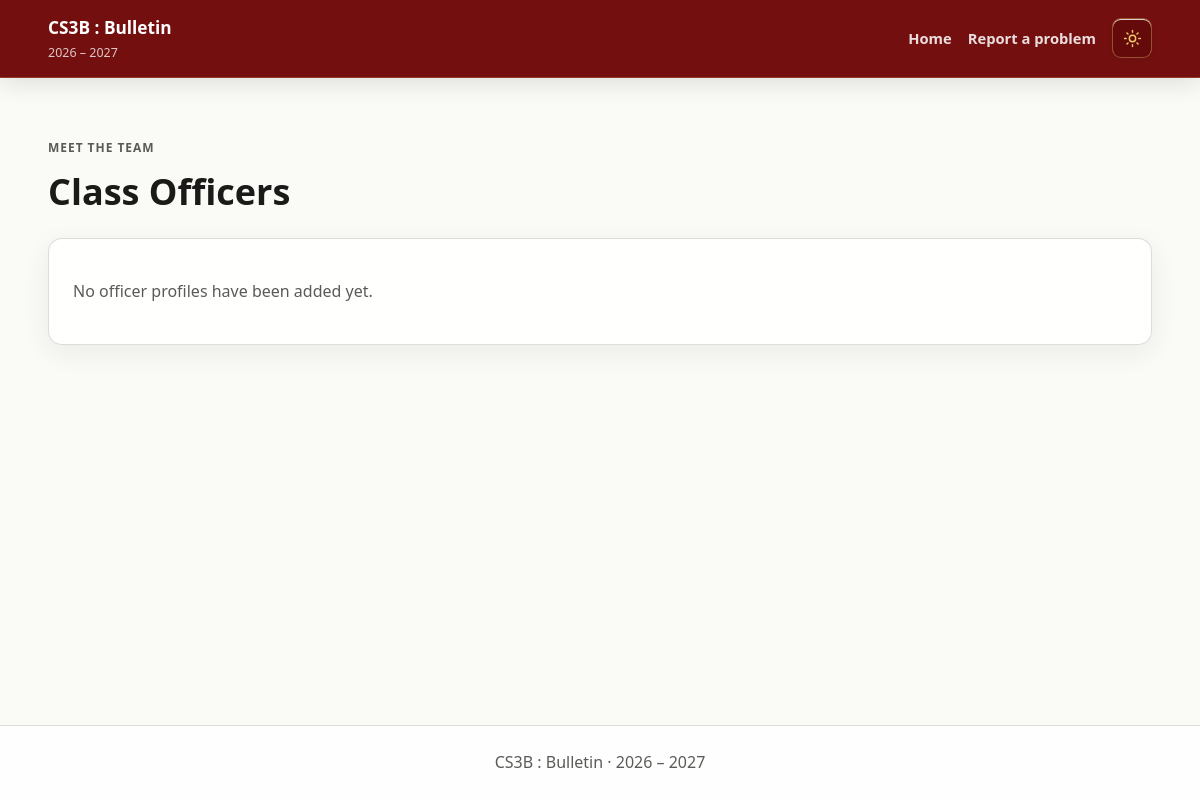
Page /officers.php on the earlier database version.
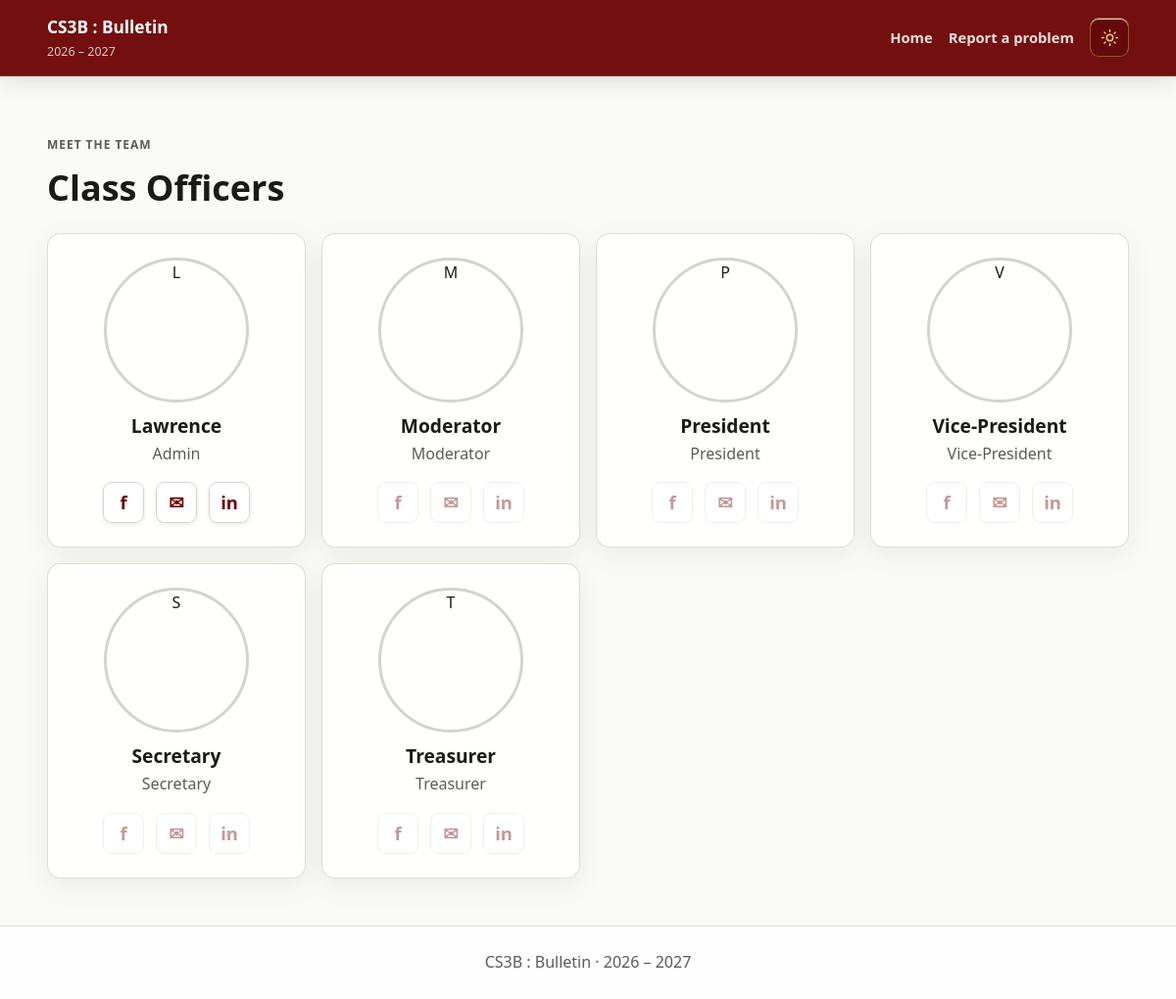
Same page on the later database version.
### tables this page shows
CREATE TABLE users (
 id INT UNSIGNED AUTO_INCREMENT PRIMARY KEY,
 name VARCHAR(120) NOT NULL,
 email VARCHAR(190) NOT NULL UNIQUE,
 password VARCHAR(255) NOT NULL,
 default_password VARCHAR(255) NOT NULL,
 role ENUM('admin','officer','moderator','president','vice_president','secretary','treasurer') NOT NULL DEFAULT 'officer',
 photo_path VARCHAR(255) NULL,
 contact_email VARCHAR(190) NULL,
 facebook_url VARCHAR(500) NULL,
 linkedin_url VARCHAR(500) NULL,
 created_at TIMESTAMP DEFAULT CURRENT_TIMESTAMP
);

### functions.php (called while the page is built, shortened)
<?php
function e($value) {
    return htmlspecialchars((string)$value, ENT_QUOTES, 'UTF-8');
}
function role_label($role) {
    $labels = [
        'admin' => 'Admin',
        'officer' => 'Officer',
        'moderator' => 'Moderator',
        'president' => 'President',
        'vice_president' => 'Vice-President',
        'secretary' => 'Secretary',
        'treasurer' => 'Treasurer',
    ];
    return $labels[$role] ?? 'Officer';
}

### officers.php (the view, shortened to what this page needs)
<?php
require 'config.php'; require 'functions.php';
$officers = $pdo->query("SELECT name,role,photo_path,contact_email,facebook_url,linkedin_url FROM users WHERE role IN ('admin','officer','moderator','president','vice_president','secretary','treasurer') ORDER BY FIELD(role,'admin','moderator','president','vice_president','secretary','treasurer','officer'),name")->fetchAll();
?>
<!doctype html><html><head><link rel="stylesheet" href="assets/style.css"></head><body>
<header class="top"><div><strong>CS3B : Bulletin</strong><span>2026 – 2027</span></div><nav><a href="./">Home</a><a href="report-a-problem">Report a problem</a></nav></header>
<main class="container"><div class="dashhead"><div><p class="eyebrow">MEET THE TEAM</p><h1>Class Officers</h1></div></div>
<?php if(!$officers): ?><div class="card"><p>No officer profiles have been added yet.</p></div><?php endif; ?>
<div class="officer-grid"><?php foreach($officers as $officer): ?><article class="card officer-card">
<?php if($officer['photo_path']): ?><img class="officer-photo" src="<?=e($officer['photo_path'])?>" alt="<?=e($officer['name'])?> profile photo"><?php else: ?><div class="officer-photo officer-placeholder" aria-label="No photo uploaded for <?=e($officer['name'])?>"><?=e(strtoupper(substr($officer['name'], 0, 1)))?></div><?php endif; ?>
<h2><?=e($officer['name'])?></h2><p class="officer-role"><?=e(role_label($officer['role']))?></p><div class="social-links">
<?php if($officer['facebook_url']): ?><a class="social-link" href="<?=e($officer['facebook_url'])?>" target="_blank" rel="noopener noreferrer" aria-label="<?=e($officer['name'])?> on Facebook"><span aria-hidden="true">f</span></a><?php else: ?><span class="social-link unavailable" role="img" aria-label="Facebook profile not provided"><span aria-hidden="true">f</span></span><?php endif; ?>
<?php if($officer['contact_email']): ?><a class="social-link" href="mailto:<?=e($officer['contact_email'])?>" aria-label="Email <?=e($officer['name'])?>"><span aria-hidden="true">&#9993;</span></a><?php else: ?><span class="social-link unavailable" role="img" aria-label="Public email not provided"><span aria-hidden="true">&#9993;</span></span><?php endif; ?>
<?php if($officer['linkedin_url']): ?><a class="social-link" href="<?=e($officer['linkedin_url'])?>" target="_blank" rel="noopener noreferrer" aria-label="<?=e($officer['name'])?> on LinkedIn"><span aria-hidden="true">in</span></a><?php else: ?><span class="social-link unavailable" role="img" aria-label="LinkedIn profile not provided"><span aria-hidden="true">in</span></span><?php endif; ?>
</div></article><?php endforeach; ?></div></main><footer>CS3B : Bulletin · 2026 – 2027</footer></body></html>

Differences in the rows shown:
added users: name "L", name "Lawrence", role "Admin"
added users: name "M", name "Moderator", role "Moderator", shows "f", shows "in"
added users: name "P", name "President", role "President", shows "f", shows "in"
added users: name "V", name "Vice-President", role "Vice-President", shows "f", shows "in"
added users: name "S", name "Secretary", role "Secretary", shows "f", shows "in"
added users: name "T", name "Treasurer", role "Treasurer", shows "f", shows "in"
Other differences:
text no longer shown: "No officer profiles have been added yet."
